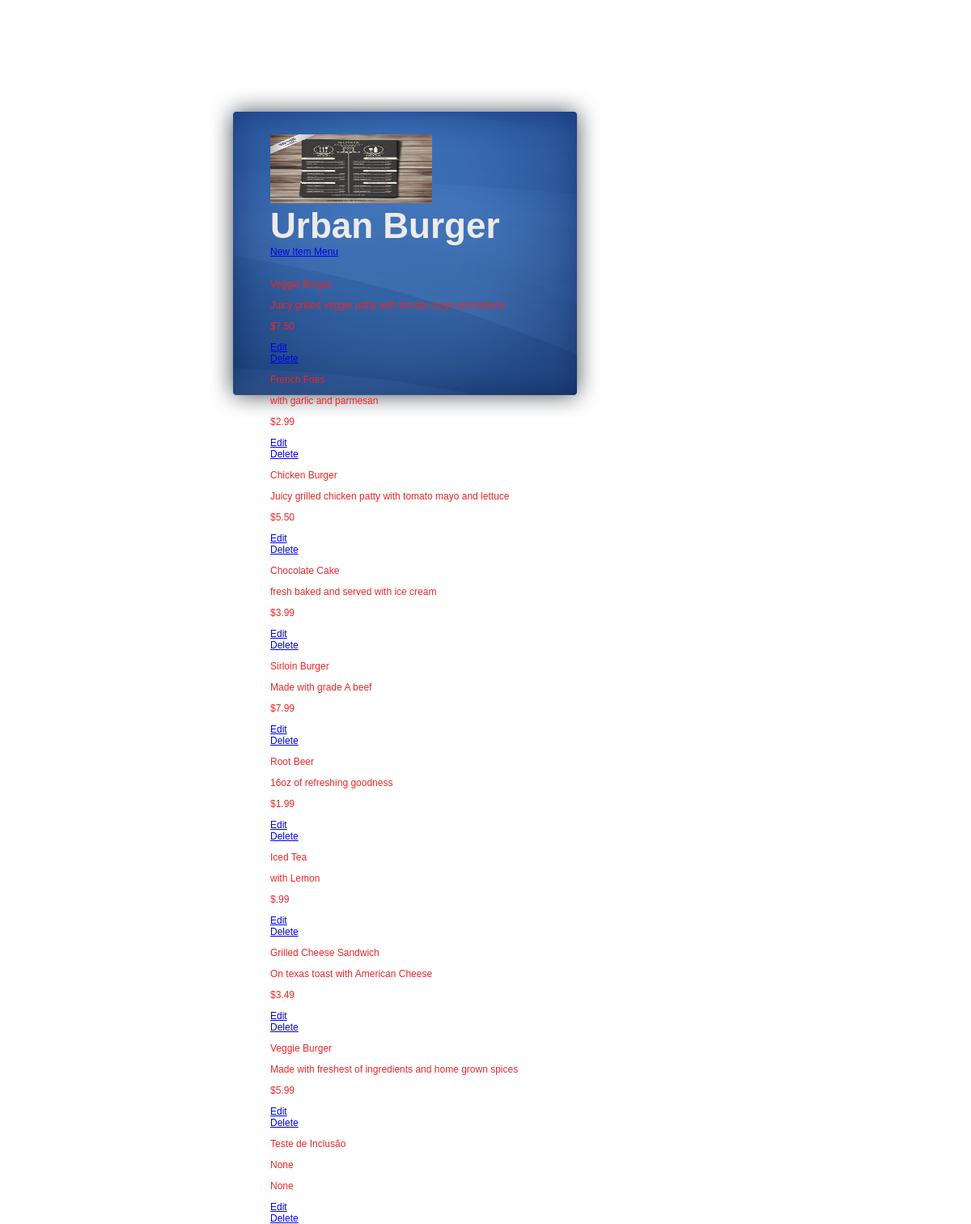
/restaurants/3/, run on an earlier commit of the app's database.
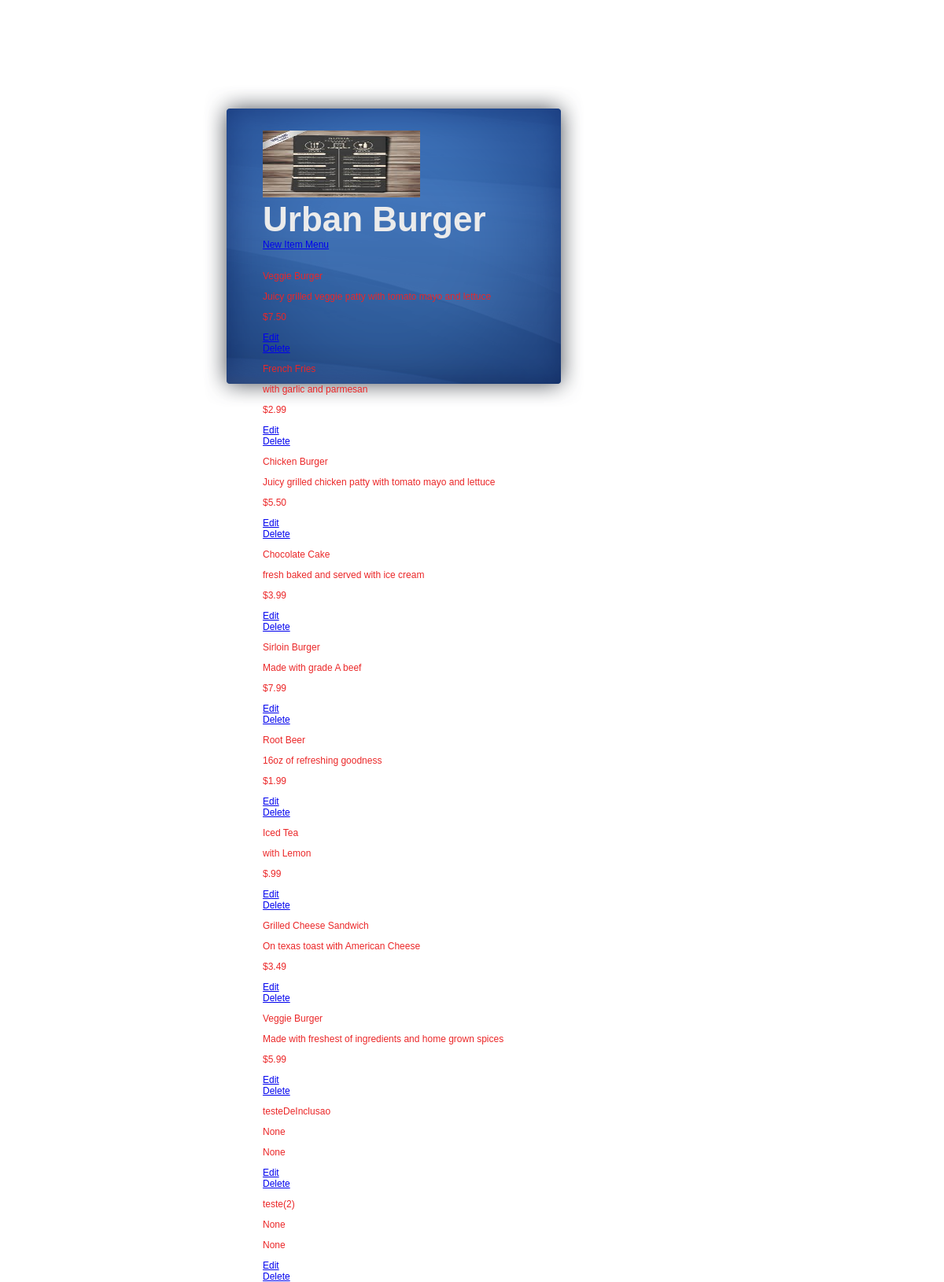
And on a later commit of the database.
### database_setup.py (models this page shows)
class MenuItem(Base):
    __tablename__ = 'menu_item'
    id = Column(Integer, primary_key=True)
    name = Column(String(80), nullable=False)
    description = Column(String(250))
    price = Column(String(8))
    course = Column(String(250))
    restaurant_id = Column(Integer, ForeignKey('restaurant.id'))
    restaurant = relationship(Restaurant)

### project.py (the view)
@app.route("/restaurants/<int:restaurant_id>/")
def restaurantMenu(restaurant_id):
    restaurant = session.query(Restaurant).filter_by(id=restaurant_id).one()
    items = session.query(MenuItem).filter_by(restaurant_id=restaurant.id)
    return render_template("menu.html", restaurant=restaurant, items=items)

### templates/menu.html (shortened to what this page needs)
<!DOCTYPE html>
<html lang="en">
<head>
    <link rel="stylesheet" type="text/css" href="../resources/css/login-box.css">
</head>
<body>
<div style="padding: 100px 0 0 250px;">
    <div id="login-box">
        <img src="{{ url_for('static', filename = 'menu.jpeg') }}" width="200" height="85">
        <h2>{{restaurant.name}}</h2>
        <a href="{{url_for('newMenuItem', restaurant_id = restaurant.id) }}">New Item Menu</a>
        <br><br>
        {% for i in items %}
        <div>
            <p>{{i.name}}</p>
            <p>{{i.description}}</p>
            <p> {{i.price}} </p>
            <a href="{{url_for('editMenuItem', restaurant_id = restaurant.id, menu_id = i.id) }}">Edit</a>
            <a href="{{url_for('deleteMenuItem', restaurant_id = restaurant.id, menu_id = i.id ) }}">Delete</a>
        </div>
        {% endfor %}
    </div>
</div>
</body>
</html>

What changed in the data, as far as the page shows it:
changed MenuItem: name "Teste de Inclusão" → "testeDeInclusao"
added MenuItem: name "teste(2)", description "None", price "None"
